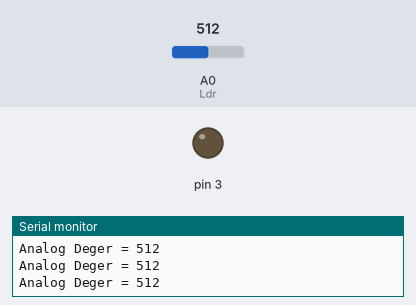
Bench run of a sketch on a simulated Arduino Uno, built with avr-gcc and run on an emulated ATmega328P. Shown: output pins drawn as LEDs (lit = HIGH), the last lines printed to the serial monitor. The test bench sets the inputs (shaded band); at power-on: A0 (Ldr) = 512.

Above: at 1.2 s.
1.3 s: A0 (Ldr) set to 56
2.9 s: A0 (Ldr) set to 48
At 4.2 s:
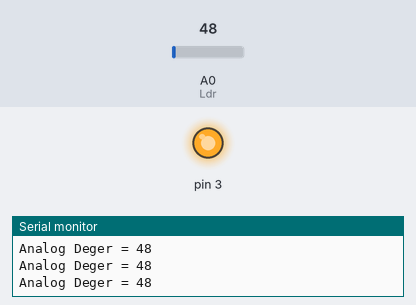
4.7 s: A0 (Ldr) set to 93
6.2 s: A0 (Ldr) set to 107
At 7.4 s:
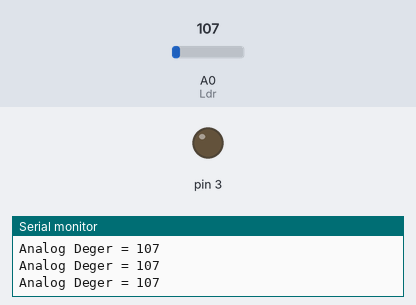
8.0 s: A0 (Ldr) set to 40
At 9.5 s:
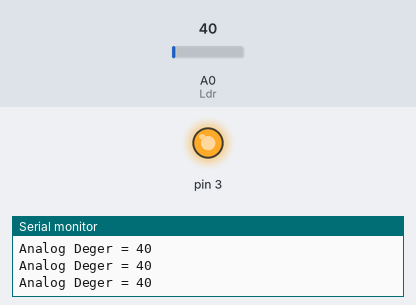
Timing chart, 0 to 10.7 s (numbered marks = the images above; inputs shaded):
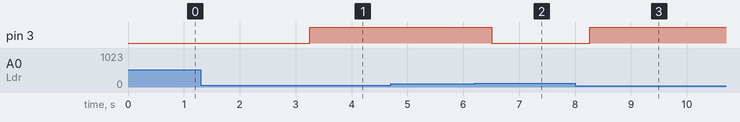

Measured:
- the behaviour switches between 51 and 50 on A0 (Ldr) (found by bisection; images 0 and 1)
- the behaviour switches between 100 and 101 on A0 (Ldr) (found by bisection; images 1 and 2)
- after the input at 2.9 s, pin 3: LOW → HIGH after 0.36 s
- after the input at 6.2 s, pin 3: HIGH → LOW after 0.31 s
- after the input at 8.0 s, pin 3: LOW → HIGH after 0.26 s

The sketch:

sketch_feb11a.ino
```cpp
#define Ldr A0
void setup()
{
Serial.begin(9600);
pinMode(3,OUTPUT);
}
void loop()
{
int Ldr_deger = analogRead(Ldr);
Serial.print("Analog Deger = ");
Serial.println(Ldr_deger);
delay(250);
if( Ldr_deger<=50&& Ldr_deger>=0){
    digitalWrite(3, 1);

  }

 else if( Ldr_deger>100){
    digitalWrite(3, 0);

  }
}
```
